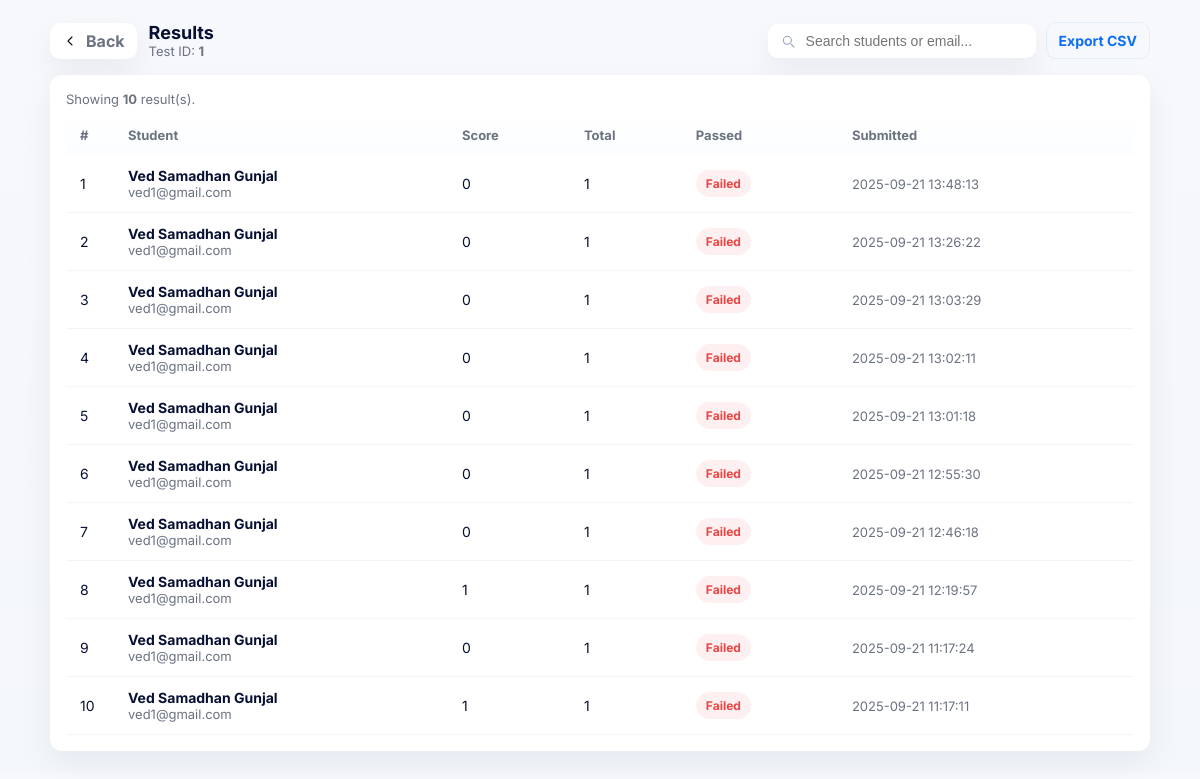
Page /view_results.php?test_id=1 (signed in) on the committed database.
### tables this page shows
CREATE TABLE `test_results` (
  `id` int(11) NOT NULL,
  `test_id` int(11) NOT NULL,
  `student_id` int(11) NOT NULL,
  `attempt_token` varchar(100) NOT NULL,
  `score` int(11) NOT NULL,
  `total_marks` int(11) NOT NULL,
  `passed` tinyint(1) NOT NULL,
  `submitted_at` timestamp NOT NULL DEFAULT current_timestamp()
);

CREATE TABLE `users` (
  `id` int(11) NOT NULL,
  `user_id` varchar(20) NOT NULL,
  `name` varchar(100) NOT NULL,
  `email` varchar(100) NOT NULL,
  `password` varchar(255) NOT NULL,
  `role` enum('student','admin') NOT NULL DEFAULT 'student',
  `status` enum('active','inactive') NOT NULL DEFAULT 'active',
  `created_at` timestamp NOT NULL DEFAULT current_timestamp(),
  `phone` varchar(20) DEFAULT NULL,
  `bio` text DEFAULT NULL,
  `avatar` varchar(255) DEFAULT NULL
);

### view_results.php (the view, shortened to what this page needs)
<?php
$conn = new mysqli("localhost","root","","exam_proctoring");
$test_id = isset($_GET['test_id']) ? (int)$_GET['test_id'] : 0;
$res = $conn->query("SELECT r.*, u.name, u.email FROM test_results r JOIN users u ON u.id=r.student_id WHERE r.test_id=".$test_id." ORDER BY r.submitted_at DESC");
?>
<!doctype html>
<html lang="en">
<head>
</head>
<body>
  <div class="container">
    <header>
      <div style="display:flex;gap:12px;align-items:center">
        <a class="back" href="admin_dashboard.php" title="Back to dashboard">
          <svg width="16" height="16" viewBox="0 0 24 24" fill="none" aria-hidden><path d="M15 18l-6-6 6-6" stroke="#0b1220" stroke-width="1.6" stroke-linecap="round" stroke-linejoin="round"/></svg>
          Back
        </a>
        <div>
          <h1>Results</h1>
          <div class="meta">Test ID: <strong><?= htmlspecialchars($test_id) ?></strong></div>
        </div>
      </div>
      <div class="controls">
        <div class="search" role="search" aria-label="Search results">
          <svg width="16" height="16" viewBox="0 0 24 24" fill="none" aria-hidden><path d="M21 21l-4.35-4.35" stroke="#94a3b8" stroke-width="1.6" stroke-linecap="round" stroke-linejoin="round"/><circle cx="11" cy="11" r="6" stroke="#94a3b8" stroke-width="1.6"/></svg>
          <input id="tableSearch" type="search" placeholder="Search students or email...">
        </div>
        <a class="btn ghost" id="exportCsv" href="#" title="Export visible results to CSV">Export CSV</a>
      </div>
    </header>
    <div class="card">
      <div class="small" style="margin-bottom:8px">Showing <strong id="rowCount"><?= $res->num_rows ?></strong> result(s).</div>
      <div class="table-wrap">
        <table id="resultsTable" aria-label="Test results table">
          <thead>
            <tr>
              <th style="width:48px">#</th>
              <th>Student</th>
              <th>Score</th>
              <th>Total</th>
              <th>Passed</th>
              <th>Submitted</th>
            </tr>
          </thead>
          <tbody id="resultsTbody">
            <?php $i=1; while($r=$res->fetch_assoc()): ?>
              <tr data-search="<?= htmlspecialchars(strtolower($r['name'].' '.$r['email'])) ?>">
                <td><?= $i++ ?></td>
                <td>
                  <div style="font-weight:700"><?= htmlspecialchars($r['name']) ?></div>
                  <div class="small"><?= htmlspecialchars($r['email']) ?></div>
                </td>
                <td><?= htmlspecialchars($r['score']) ?></td>
                <td><?= htmlspecialchars($r['total_marks']) ?></td>
                <td>
                  <?php if ($r['passed']): ?>
                    <span class="badge passed">Passed</span>
                  <?php else: ?>
                    <span class="badge failed">Failed</span>
                  <?php endif; ?>
                </td>
                <td><div class="small"><?= htmlspecialchars($r['submitted_at']) ?></div></td>
              </tr>
            <?php endwhile; ?>
          </tbody>
        </table>
      </div>
    </div>
  </div>
</body>
</html>

### view_results.php (style rules this page uses)
:root { --bg:#f6f8fb; --card:#ffffff; --muted:#6b7280; --primary:#0b6ef6; --success:#10b981; --danger:#ef4444; --radius:12px; --shadow: 0 12px 30px rgba(11,22,50,0.06); font-family: 'Inter', system-ui, -apple-system, "Segoe UI", Roboto, "Helvetica Neue", Arial; }
* { box-sizing:border-box }
body { margin:0; background:linear-gradient(180deg,var(--bg),#f3f6fa); color:#071033; padding:22px; -webkit-font-smoothing:antialiased; -moz-osx-font-smoothing:grayscale; }
.container { max-width:1100px; margin:0 auto; display:grid; gap:16px; }
header { display:flex; justify-content:space-between; align-items:center; gap:12px; }
.back { display:inline-flex; align-items:center; gap:8px; padding:8px 12px; border-radius:10px; text-decoration:none; color:var(--muted); background:var(--card); box-shadow:var(--shadow); font-weight:700; }
h1 { margin:0; font-size:18px; }
.meta { color:var(--muted); font-size:13px; }
.controls { display:flex; gap:10px; align-items:center; }
.search { display:flex; align-items:center; gap:8px; background:var(--card); padding:8px 12px; border-radius:10px; box-shadow:var(--shadow); min-width:220px; }
.search input { border:0; outline:0; background:transparent; width:220px; font-size:14px; color:#071033; }
.btn { display:inline-flex; gap:8px; align-items:center; padding:9px 12px; border-radius:10px; text-decoration:none; font-weight:700; font-size:14px; color:#fff; background:var(--primary); box-shadow: 0 8px 20px rgba(11,110,246,0.12); }
.btn.ghost { background:transparent; color:var(--primary); border:1px solid rgba(11,110,246,0.08); box-shadow:none; }
.card { background:var(--card); border-radius:var(--radius); padding:16px; box-shadow:var(--shadow); }
.table-wrap { overflow:auto; margin-top:8px; }
table { width:100%; border-collapse:collapse; min-width:820px; }
thead th { text-align:left; padding:12px 14px; font-size:13px; color:var(--muted); background:linear-gradient(180deg,#fff,#fbfdff); position:sticky; top:0; z-index:1; }
tbody td { padding:12px 14px; border-bottom:1px solid #f1f5f9; font-size:14px; color:#071033; vertical-align:middle; }
.badge { display:inline-block; padding:6px 10px; border-radius:999px; font-size:12px; font-weight:700; }
.badge.failed { background:rgba(239,68,68,0.08); color:var(--danger); }
.small { font-size:13px; color:var(--muted); }

### rows in the picture
test_results: student.name "Ved Samadhan Gunjal", student.email "ved1@gmail.com", score "0", total_marks "1", passed "Failed", submitted_at "2025-09-21 13:48:13"
test_results: student.name "Ved Samadhan Gunjal", student.email "ved1@gmail.com", score "0", total_marks "1", passed "Failed", submitted_at "2025-09-21 13:26:22"
test_results: student.name "Ved Samadhan Gunjal", student.email "ved1@gmail.com", score "0", total_marks "1", passed "Failed", submitted_at "2025-09-21 13:03:29"
test_results: student.name "Ved Samadhan Gunjal", student.email "ved1@gmail.com", score "0", total_marks "1", passed "Failed", submitted_at "2025-09-21 13:02:11"
test_results: student.name "Ved Samadhan Gunjal", student.email "ved1@gmail.com", score "0", total_marks "1", passed "Failed", submitted_at "2025-09-21 13:01:18"
test_results: student.name "Ved Samadhan Gunjal", student.email "ved1@gmail.com", score "0", total_marks "1", passed "Failed", submitted_at "2025-09-21 12:55:30"
test_results: student.name "Ved Samadhan Gunjal", student.email "ved1@gmail.com", score "0", total_marks "1", passed "Failed", submitted_at "2025-09-21 12:46:18"
test_results: student.name "Ved Samadhan Gunjal", student.email "ved1@gmail.com", score "1", total_marks "1", passed "Failed", submitted_at "2025-09-21 12:19:57"
test_results: student.name "Ved Samadhan Gunjal", student.email "ved1@gmail.com", score "0", total_marks "1", passed "Failed", submitted_at "2025-09-21 11:17:24"
test_results: student.name "Ved Samadhan Gunjal", student.email "ved1@gmail.com", score "1", total_marks "1", passed "Failed", submitted_at "2025-09-21 11:17:11"

### other values in the picture
$test_id "1"
$res->num_rows "10"
